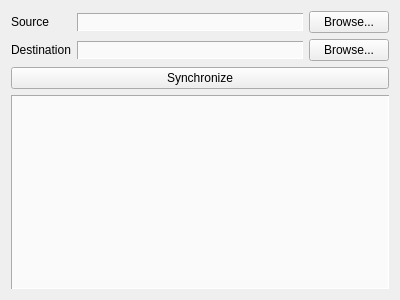
<?xml version="1.0" encoding="UTF-8"?>
<ui version="4.0">
 <class>Dialog</class>
 <widget class="QWidget" name="Dialog">
  <property name="geometry">
   <rect>
    <x>0</x>
    <y>0</y>
    <width>400</width>
    <height>300</height>
   </rect>
  </property>
  <property name="windowTitle">
   <string>Dialog</string>
  </property>
  <layout class="QHBoxLayout" name="horizontalLayout">
   <item>
    <layout class="QVBoxLayout" name="verticalLayout">
     <item>
      <layout class="QGridLayout" name="gridLayout">
       <item row="0" column="2">
        <widget class="QPushButton" name="srcBrowseButton">
         <property name="text">
          <string>Browse...</string>
         </property>
        </widget>
       </item>
       <item row="0" column="0">
        <widget class="QLabel" name="label">
         <property name="text">
          <string>Source</string>
         </property>
        </widget>
       </item>
       <item row="1" column="0">
        <widget class="QLabel" name="label_2">
         <property name="text">
          <string>Destination</string>
         </property>
        </widget>
       </item>
       <item row="1" column="2">
        <widget class="QPushButton" name="dstBrowseButton">
         <property name="text">
          <string>Browse...</string>
         </property>
        </widget>
       </item>
       <item row="1" column="1">
        <widget class="QLineEdit" name="dstLineEdit">
         <property name="mouseTracking">
          <bool>true</bool>
         </property>
         <property name="styleSheet">
          <string notr="true">background-color: rgb(250, 250, 250);
border-color: rgb(170, 170, 170);
border-width: 1.2px;
border-style: inset;</string>
         </property>
         <property name="readOnly">
          <bool>true</bool>
         </property>
        </widget>
       </item>
       <item row="0" column="1">
        <widget class="QLineEdit" name="srcLineEdit">
         <property name="styleSheet">
          <string notr="true">background-color: rgb(250, 250, 250);
border-color: rgb(170, 170, 170);
border-width: 1.2px;
border-style: inset;</string>
         </property>
         <property name="readOnly">
          <bool>true</bool>
         </property>
        </widget>
       </item>
      </layout>
     </item>
     <item>
      <widget class="QPushButton" name="syncButton">
       <property name="text">
        <string>Synchronize</string>
       </property>
      </widget>
     </item>
     <item>
      <widget class="QTextEdit" name="traceTextEdit">
       <property name="cursor" stdset="0">
        <cursorShape>IBeamCursor</cursorShape>
       </property>
       <property name="acceptDrops">
        <bool>true</bool>
       </property>
       <property name="styleSheet">
        <string notr="true">background-color: rgb(250, 250, 250);
border-color: rgb(170, 170, 170);
border-width: 1.2px;
border-style: inset;</string>
       </property>
       <property name="readOnly">
        <bool>true</bool>
       </property>
      </widget>
     </item>
    </layout>
   </item>
  </layout>
 </widget>
 <layoutdefault spacing="6" margin="11"/>
 <resources/>
 <connections/>
</ui>
